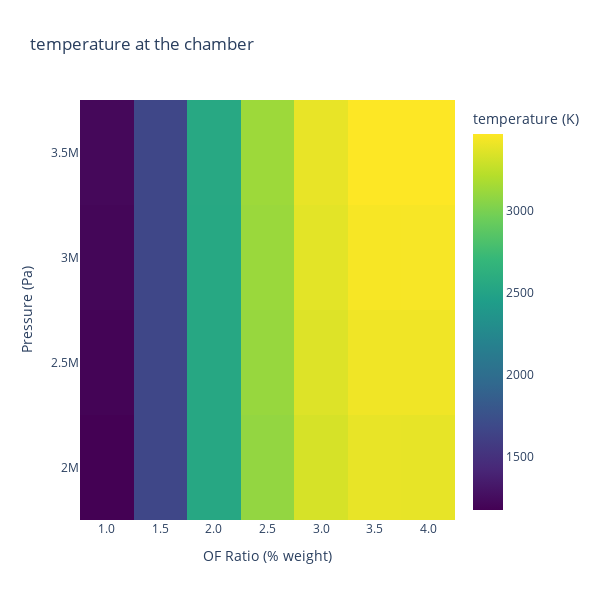

This figure's notebook cell:
### Code cell
fig, df = gen_plot(rocketcow_results, 'chamber', 'temperature')
# rocketcow_results.loc[pd.IndexSlice[:, 'chamber'],['of ratio', 'pressure', 'temperature']]
fig

### Figure 1 — Plotly figure (JSON) as saved in the notebook; plotly's stock layout.template omitted (floating-point values rounded to 4 significant figures)
{"data": [{"coloraxis": "coloraxis", "hovertemplate": "OF Ratio (% weight): %{x}<br>Pressure (Pa): %{y}<br>temperature (K): %{z}<extra></extra>", "name": "0", "type": "heatmap", "x": ["1.0", "1.5", "2.0", "2.5", "3.0", "3.5", "4.0"], "xaxis": "x", "y": [3500000.0, 3000000.0, 2500000.0, 2000000.0], "yaxis": "y", "z": [[1220.0, 1669.0, 2547.0, 3124.0, 3390.0, 3464.0, 3463.0], [1208.0, 1669.0, 2545.0, 3115.0, 3372.0, 3444.0, 3442.0], [1194.0, 1669.0, 2543.0, 3103.0, 3351.0, 3419.0, 3418.0], [1177.0, 1668.0, 2541.0, 3089.0, 3326.0, 3390.0, 3388.0]]}], "layout": {"coloraxis": {"colorbar": {"title": {"text": "temperature (K)"}}, "colorscale": [[0, "#440154"], [0.1111, "#482878"], [0.2222, "#3e4989"], [0.3333, "#31688e"], [0.4444, "#26828e"], [0.5556, "#1f9e89"], [0.6667, "#35b779"], [0.7778, "#6ece58"], [0.8889, "#b5de2b"], [1, "#fde725"]]}, "height": 600, "title": {"text": "temperature at the chamber"}, "width": 600, "xaxis": {"anchor": "y", "domain": [0, 1], "title": {"text": "OF Ratio (% weight)"}}, "yaxis": {"anchor": "x", "autorange": true, "domain": [0, 1], "title": {"text": "Pressure (Pa)"}}}}
